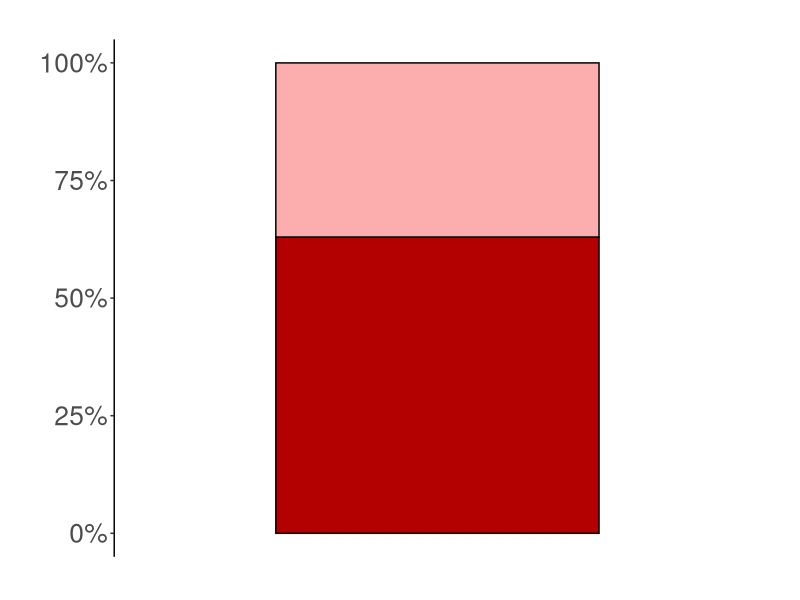
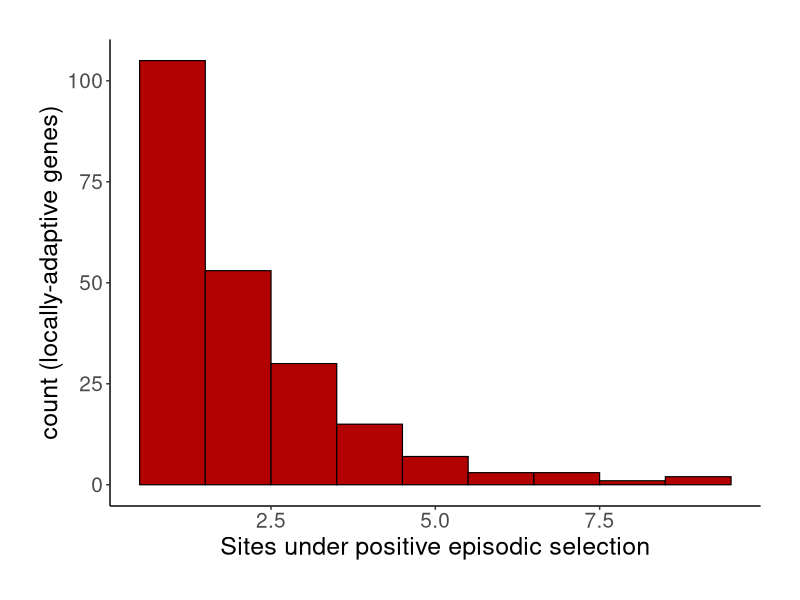

R code for these plots, in order:
##### FUBAR -- SITE LEVEL POSITIVE SELECTION ACROSS TACHINIDS -- for PBS genes -----
library(tidyverse)
library(ggbeeswarm)
library(ggpubr)



###### ANALYSE FUBAR RESULTS FOR PBS GENES - PRODUCE ANOTHER STACKED BAR CHART.
FUBAR_results<-read.table("FUBAR_results.txt", header=T)


FUBAR_results <- FUBAR_results %>%
  mutate(EvidenceforSelection = if_else(
    NoOfSitesUnderDiversifyingPositiveSelection > 0,
    "Yes",
    "No"
  ))



# Step 1: Summarise counts and proportions
selection_summary <- FUBAR_results %>%
  count(EvidenceforSelection) %>%
  mutate(Proportion = n / sum(n))

# Step 2: Plot as stacked bar
FUBAR_test_StackedBar <- ggplot(selection_summary, 
                                aes(x = "Selection", y = Proportion, fill = EvidenceforSelection)) +
  geom_col(width = 0.6, colour = "black") +
  scale_fill_manual(values = c("No" = "#fcaeae", "Yes" = "#b30000")) +
  scale_y_continuous(labels = scales::percent_format()) +
  labs(x = NULL, y = NULL, fill = "Evidence for Selection") +
  theme_classic() +
  theme(
    axis.text.x = element_blank(),
    axis.ticks.x = element_blank(),
    axis.line.x = element_blank(),
    axis.text.y = element_text(size = 19),
    legend.position = "none"
  )
png("FUBAR_test_StackedBar.png", units="in", width=2.0, height=5.0, res=300)
FUBAR_test_StackedBar+theme(plot.margin = margin(1, 1, 1, 1, "cm"))
dev.off()



# histogram of the number of sites under pervasive selection.
FUBAR_histogram<-FUBAR_results %>%
  filter(NoOfSitesUnderDiversifyingPositiveSelection > 0) %>%
  ggplot(aes(x = NoOfSitesUnderDiversifyingPositiveSelection)) +
  geom_histogram(
    binwidth = 1,                 # Adjust binwidth if needed
    fill = "#b30000",             # Dark green
    colour = "black",             # Outline
    size = 0.4
  ) +
  theme_classic() +
  labs(
    x = "Sites under positive episodic selection",
    y = "count (locally-adaptive genes)"
  ) +
  theme(
    axis.text = element_text(size = 15),
    axis.title = element_text(size = 18)
  )


mean(FUBAR_results$NoOfSitesUnderDiversifyingPositiveSelection)

png("FUBAR_test_Histogram.png", units="in", width=5.0, height=5.0, res=300)
FUBAR_histogram+theme(plot.margin = margin(1, 1, 1, 1, "cm"))
dev.off()
